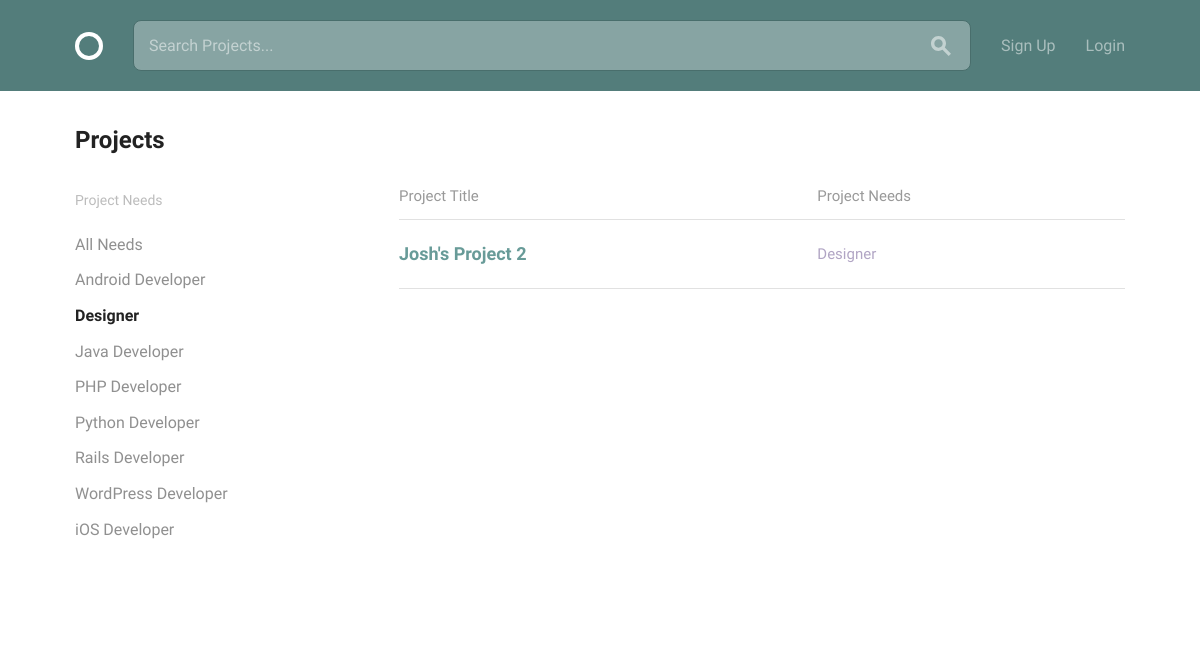
Screenshot of /positions/2 with the database file from the repository.
### teams/models.py (models this page shows, shortened)
class Position(models.Model):
    title = models.CharField(max_length=100)

class ProjectPosition(models.Model):
    project = models.ForeignKey(Project, on_delete=models.CASCADE)
    position = models.ForeignKey(Position, on_delete=models.CASCADE)
    applicants = models.ManyToManyField(User, through='Application')
    description = models.TextField()
    status = models.CharField(max_length=25)  # open, filled

class Project(models.Model):
    user = models.ForeignKey(
        User,
        related_name='projects',
        on_delete=models.CASCADE,)
    title = models.CharField(max_length=100)
    description = models.TextField()
    time_estimate = models.TextField()
    requirements = models.TextField()
    positions = models.ManyToManyField(Position, through='ProjectPosition')

### teams/views.py (the view)
# urls.py: 2. Add a URL to urlpatterns:  path('', views.home, name='home')
def home(request, position_pk=None):
    if request.user.is_authenticated:
        user_applications = models.Application.objects.filter(
            user=request.user)
        user_application_positions = [app.project_position.pk
                                      for app in user_applications]
    else:
        user_applications = None
        user_application_positions = None
    positions = models.Position.objects.all()
    if position_pk:
        project_positions = models.ProjectPosition.objects.filter(
            position__pk=position_pk)
    else:
        project_positions = models.ProjectPosition.objects.all()
    return render(
        request,
        'teams/home.html',
        {'positions': positions,
         'position_pk': position_pk,
         'project_positions': project_positions,
         'user_apps': user_application_positions})

### teams/templates/teams/home.html (shortened to what this page needs)
{% extends "layout.html" %}
{% block content %}
<div class="bounds circle--page">
    <div class="circle--page--header circle--fluid">
        <div class="circle--fluid--cell circle--fluid--primary">
            <h2>Projects</h2>
        </div>
        <div class="circle--fluid--cell circle--fluid--secondary">
        </div>
    </div>
    <div class="grid-25">
        <div class="circle--filter circle--secondary--module">
            <h4>Project Needs</h4>
            <ul class="circle--filter--list">
                <li><a href="{% url 'teams:home' %}" class="{% if not position_pk %}selected{% endif %}">All Needs</a></li>
                {% for position in positions %}
                <li><a href="{% url 'teams:position_filter' position_pk=position.pk %}" class="{% if position_pk == position.pk %}selected{% endif %}">{{ position.title }}</a></li>
                {% endfor %}
            </ul>
        </div>
    </div>
    <div class="grid-70 grid-push-5">
        <table class="u-full-width circle--table">
            <thead>
                <tr>
                    <th>Project Title</th>
                    <th class="circle--cell--right">Project Needs</th>
                </tr>
            </thead>
            <tbody>
                {% for project_position in project_positions %}
                {% if not user.is_authenticated or project_position.project.user != request.user and project_position.id not in user_apps %}
                {% if project_position.status != 'filled' %}
                <tr class="clickable-row" data-href="{% url 'teams:project' pk=project_position.project.pk %}">
                    <td>
                        <h3>{{ project_position.project.title }}</h3>
                    </td>
                    <td class="circle--cell--right">
                        <span class="secondary-label">{{ project_position.position.title }}</span>
                    </td>
                </tr>
                {% endif %}
                {% endif %}
                {% endfor %}
            </tbody>
        </table>
    </div>
</div>
{% endblock %}

### assets/css/global.css (style rules this page uses)
html { font-family: sans-serif; -ms-text-size-adjust: 100%; -webkit-text-size-adjust: 100%; }
body { margin: 0; }
a { background-color: transparent; }
table { border-collapse: collapse; border-spacing: 0; }
td, th { padding: 0; }
html { font-size: 62.5%; }
body { font-size: 1.5em; line-height: 1.6; font-weight: 400; font-family: "Cousine"; color: #666; }
.bounds { max-width: 1080px; margin: 0 auto; }
.grid, .grid-5, .grid-10, .grid-15, .grid-20, .grid-25, .grid-30, .grid-33, .grid-35, .grid-40, .grid-45, .grid-50, .grid-55, .grid-60, .grid-65, .grid-66, .grid-70, .grid-75, .grid-80, .grid-90, .grid-95, .grid-100 { float: left; box-sizing: border-box; position: relative; }
.grid-push-5 { left: 5%; }
.grid-25 { width: 25%; padding: 0 15px; }
.grid-70 { width: 70%; padding: 0 15px; }
h1, h2, h3, h4, h5, h6 { margin-top: 0; margin-bottom: 2rem; font-weight: bold; font-family: "Work Sans", sans-serif; color: #222; }
h2 { font-size: 2.4rem; }
h3 { font-size: 1.8rem; }
h4 { font-size: 1.6rem; }
@media (min-width: 550px) { h2 { font-size: 2.4rem; } }
@media (min-width: 550px) { h3 { font-size: 1.8rem; } }
@media (min-width: 550px) { h4 { font-size: 1.6rem; } }
a { color: #689b98; -webkit-transition: color 0.2s; -moz-transition: color 0.2s; -ms-transition: color 0.2s; -o-transition: color 0.2s; transition: color 0.2s; }
ul { list-style: circle inside; }
ul { padding-left: 0; margin-top: 0; }
li { margin-bottom: 1rem; font-size: 1.6rem; }
th, td { padding: 15px; text-align: left; border-bottom: 1px solid #e1e1e1; }
th:first-child, td:first-child { padding-left: 0; }
th:last-child, td:last-child { padding-right: 0; }
th { color: #999; font-weight: normal; }
pre, blockquote, dl, figure, table, p, ul, ol, form { margin-bottom: 2.5rem; }
.secondary-label { color: #b1a5c4; }
.circle--filter--list { list-style-type: none; }
.circle--filter--list a { text-decoration: none; color: rgba(34, 34, 34, 0.5); text-decoration: none; }
.circle--filter--list a.selected { color: #222; font-weight: bold; }
.circle--page--header { margin-bottom: 30px; }
.circle--page--header h1, .circle--page--header h2, .circle--page--header h3, .circle--page--header h4, .circle--page--header h5, .circle--page--header h6 { margin: 0; }
.circle--table { width: 100%; }
.circle--table h1, .circle--table h2, .circle--table h3, .circle--table h4, .circle--table h5, .circle--table h6 { margin: 0; }
.circle--table th, .circle--table td { line-height: 1; }
.circle--table th { padding: 0 0 15px 0; }
.circle--table td { padding: 25px 0; }
.clickable-row td { cursor: pointer; color: #a5c4c2; }
.clickable-row h3 { color: #689b98; }
.circle--fluid { display: table; width: 100%; }
.circle--fluid--cell { display: table-cell; padding: 0 15px; vertical-align: middle; box-sizing: border-box; }
.circle--fluid--primary { width: 100%; }
.circle--fluid--secondary { text-align: right; }
.circle--secondary--module { margin-bottom: 50px; }
.circle--secondary--module:before, .circle--secondary--module:after { content: " "; display: table; }
.circle--secondary--module:after { clear: both; }
.circle--secondary--module > h1, .circle--secondary--module > h2, .circle--secondary--module > h3, .circle--secondary--module > h4, .circle--secondary--module > h5, .circle--secondary--module > h6 { font-family: "Cousine"; color: rgba(34, 34, 34, 0.3); font-size: 1.4rem; font-weight: normal; }
.circle--page { margin-bottom: 100px; }
.circle--page:before, .circle--page:after { content: " "; display: table; }
.circle--page:after { clear: both; }

### rows the page displays
Position: title "Android Developer"
Position: title "Designer"
Position: title "Java Developer"
Position: title "PHP Developer"
Position: title "Python Developer"
Position: title "Rails Developer"
Position: title "WordPress Developer"
Position: title "iOS Developer"
ProjectPosition: project "Josh's Project 2", position "Designer"
